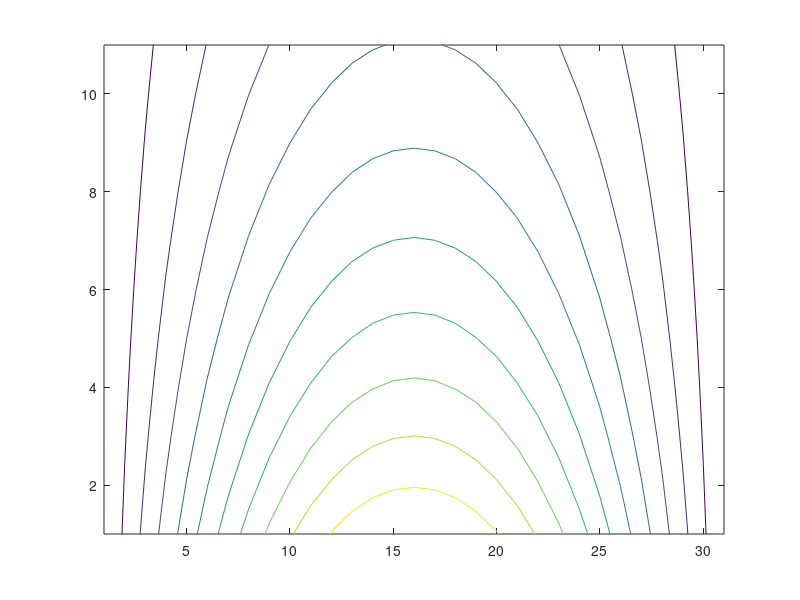
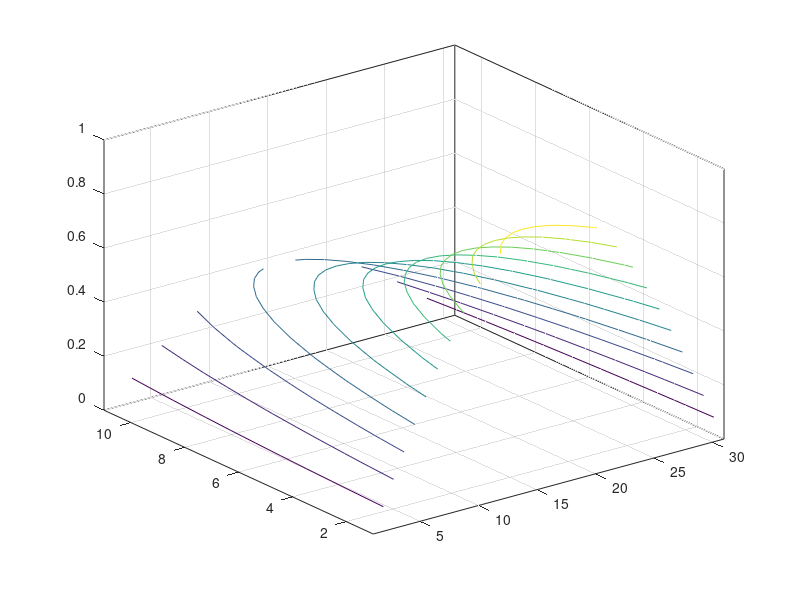

MATLAB code to generate these figures, in order:
w = @(x,y)x.^2 + y.^2;
integral2(w,0,1,0,1)

t = @(x)x.^2 + 3.*x - 5
integral(t, -2, 6)

k = @(x,y,z)x.^2 + y.^2 + z.^2;
integral3(k,-2,3,0,1,-2,4)

% Suppose you want to plot a function f(x,y) for 0 <= x <= 1.5 and 0<=y<=1
% with increment of 0.5
x = 0:pi/30: pi;
y = 0:0.1:1;
[x,y] = meshgrid(x,y) % 3D array
z=exp(-y).* sin(x);
figure
contour(z)
figure
contour3(z)

